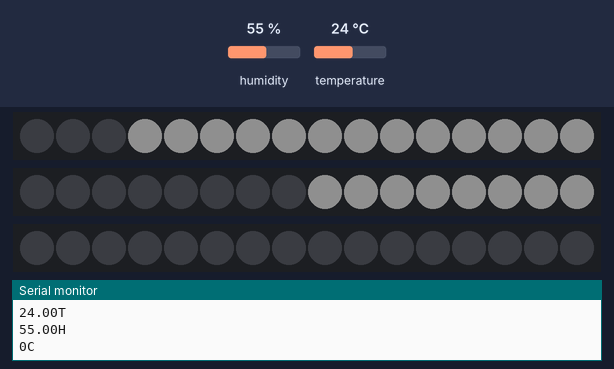
A sketch run on a simulated Arduino Uno, built with avr-gcc and run on an emulated ATmega328P. Parts: 3 × 16 RGB LEDs in strip order, left to right, the last lines printed to the serial monitor. The test bench sets the inputs (shaded band); at power-on: temperature 24 °C, humidity 55 %. Dim RGB values are drawn brighter than linear.

Above: at 5.8 s.
5.9 s: temperature set to 12 °C
At 10.4 s:
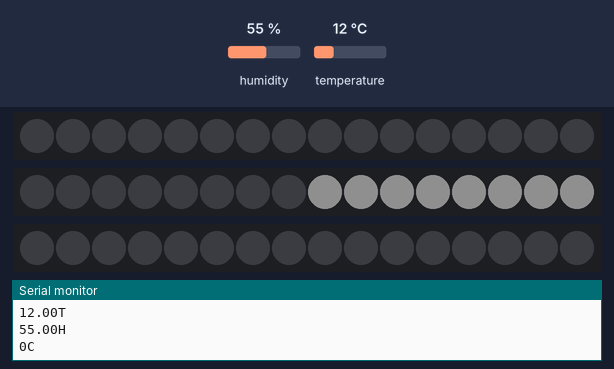
11.9 s: temperature set to 28 °C
At 16.5 s:
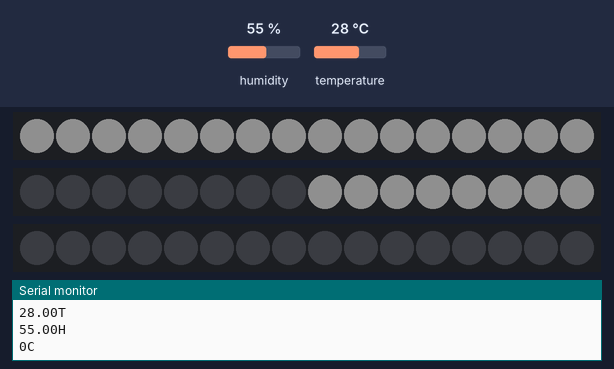
17.9 s: humidity set to 22 %
At 21.4 s:
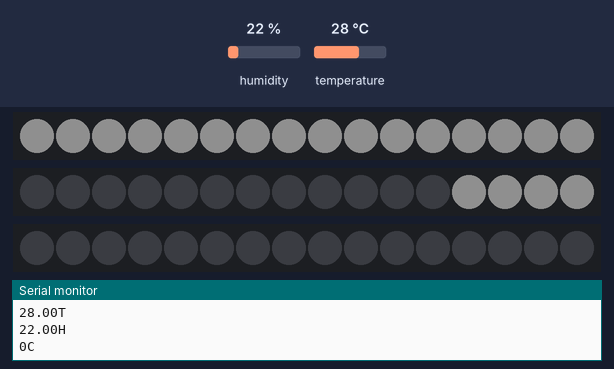
23.9 s: humidity set to 40 %
At 26.2 s:
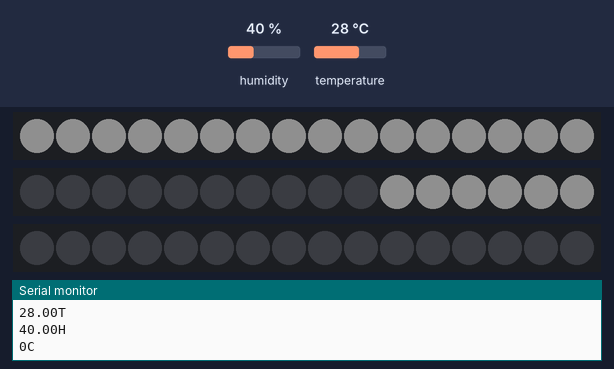
Timing chart, 0 to 27.7 s (numbered marks = the images above; inputs shaded):
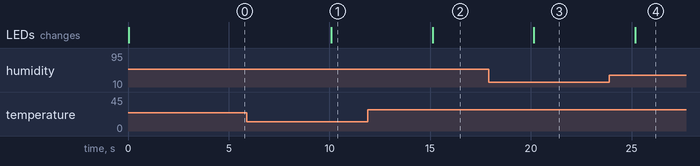

The sketch:

insModule.ino
```cpp
#include <DHT.h>
#include <SoftwareSerial.h>
#include <Adafruit_NeoPixel.h>

#ifdef __AVR__
#include <avr/power.h>
#endif
#define sensor s_serial
#define NUMPIXELS      16
#define HUMIDPIN 9
#define DHTTYPE DHT22

// Initialize LED Rings
Adafruit_NeoPixel tempring = Adafruit_NeoPixel(NUMPIXELS, 6, NEO_GRB + NEO_KHZ800);
Adafruit_NeoPixel humidring = Adafruit_NeoPixel(NUMPIXELS, 5, NEO_GRB + NEO_KHZ800);
Adafruit_NeoPixel co2ring = Adafruit_NeoPixel(NUMPIXELS, 4, NEO_GRB + NEO_KHZ800);

// Initialize CO2, Temperature and Humidity Sensors
SoftwareSerial s_serial(2, 3);
DHT humiditySensor(HUMIDPIN, DHTTYPE);
const unsigned char cmd_get_sensor[] = {
  0xff, 0x01, 0x86, 0x00, 0x00,
  0x00, 0x00, 0x00, 0x79
};

int CO2PPM;
int sendCounter = 0;

const long interval = 5000;
int prevTime = 0;

void setup() {
  sensor.begin(9600);
  Serial.begin(9600);

  humiditySensor.begin();
  tempring.begin();
  humidring.begin();
  co2ring.begin();
}

void loop() {
  // Read humidity and temperature from sensors
  float humidity = humiditySensor.readHumidity();
  float temperature = humiditySensor.readTemperature();

  // Read CO2 from sensor
  dataRecieve();

  // Map humidity and temperature values to # of LEDs
  int tempamount = map(temperature, 15, 25, 1, 15);
  int humidamount = map(humidity, 0, 100, 1, 15);

  // Map CO2 PPM to # of LEDs
  int co2amount = 1;
  if (CO2PPM <= 1200) {
    co2amount = map(CO2PPM, 200, 1200, 1, 15);
  } else {
    co2amount = 15;
  }

  // Initially turn all LEDs off
  for (int i = 0; i < NUMPIXELS; i++) {
    tempring.setPixelColor(i, 0, 0, 0);
    humidring.setPixelColor(i, 0, 0, 0);
    co2ring.setPixelColor(i, 0, 0, 0);
  }

  // Display data
  for (int i = 0; i < tempamount; i++) {
    tempring.setPixelColor(15-i, 15, 15, 15);
  }
  for (int i = 0; i < humidamount; i++) {
    humidring.setPixelColor(15-i, 15, 15, 15);
  }
  for (int i = 0; i < co2amount; i++) {
    co2ring.setPixelColor(15-i, 15, 15, 15);
  }
  tempring.show();
  humidring.show();
  co2ring.show();

  // Send data to the attached WeMoS board to publish to MQTT
  Serial.println(String(temperature) + "T");
  Serial.println(String(humidity) + "H");
  Serial.println(String(CO2PPM) + "C");

  delay(interval);
}

// Function provided by the CO2 Sensor library to read its data
bool dataRecieve(void) {
  byte data[9];
  int i = 0;

  for (i = 0; i < sizeof(cmd_get_sensor); i++) {
    sensor.write(cmd_get_sensor[i]);
  }
  delay(10);

  if (sensor.available()) {
    while (sensor.available()) {
      for (int i = 0; i < 9; i++) {
        data[i] = sensor.read();
      }
    }
  }

  if ((i != 9) || (1 + (0xFF ^ (byte)(data[1] + data[2] + data[3] + data[4] + data[5] + data[6] + data[7]))) != data[8]) {
    return false;
  }

  CO2PPM = (int)data[2] * 256 + (int)data[3];

  return true;
}
```

Measured:
- after the input at 5.9 s, the LEDs: change after 4.2 s (image 1)
- after the input at 11.9 s, the LEDs: change after 3.2 s (image 2)
- after the input at 17.9 s, the LEDs: change after 2.2 s (image 3)
- after the input at 23.9 s, the LEDs: change after 1.3 s (image 4)
